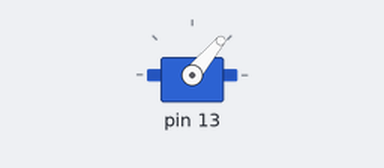
The sketch below on a simulated Arduino Mega 2560, built with avr-gcc and run on an emulated ATmega2560. Shown: servo. Servo pulses on a pin are drawn as a servo (544–2400 µs = 0–180°).

Above: at 6.2 s.
Timing chart, 0 to 7.7 s (numbered marks = the images above):
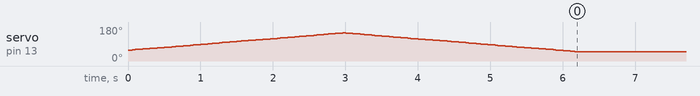

The sketch:

servos.ino
```cpp
#include "Arduino.h"

int main() {

  //Set PB7 (pin 13) to output
  //(If we wanted to write to the pin use 'PORTB |= (1<<PB7)' to turn it on, and 'PORTB &= ~(1<<PB7)' to turn it off.
  // For the purposes of this example the pin will be controlled directly by timer 1.
  DDRB = (1<<PB7);

  //Clear timer config.
  TCCR3A = 0;
  TCCR3B = 0;
  //Set to CTC (mode 4)
  TCCR3B |= (1<<WGM32);

  //Set prescaler to 256
  TCCR3B |= (1<<CS32);

  //Set TOP value (0.05 seconds)
  OCR3A = 3125;

  //Enable interupt A for timer 3.
  TIMSK3 |= (1<<OCIE3A);

  //Set timer to 0 (optional here).
  TCNT3 = 0;

  //=======================

  //PWM
  //Clear timer config
  TCCR1A = 0;
  TCCR1B = 0;
  TIMSK1 &= ~(1<<OCIE1C);
  //Set to Fast PWM (mode 15)
  TCCR1A |= (1<<WGM10) | (1<<WGM11);
  TCCR1B |= (1<<WGM12) | (1<<WGM13);

  //Enable output C.
  TCCR1A |= (1<<COM1C1);
  //No prescaler
  TCCR1B |= (1<<CS12);

  OCR1A = 1250;  //20 ms period
  OCR1C = 70;  //Target

  //Enable interupts
  sei();

  servo_init();
  while(OCR1C < 129)
    turn_right();
  while(OCR1C > 68)
    turn_left();
  while(true);
}

static int direction_flag;

void servo_init(){
  if(OCR1C < 97)
    turn_right();
  else if(OCR1C > 97)
    turn_left();
}

void turn_right(void){
  direction_flag = 1;
}

void turn_left(void){
  direction_flag = -1;
}

ISR(TIMER3_COMPA_vect)
{
  //Slowly incrase the duty cycle of the LED.
  // Could change OCR1A to increase/decrease the frequency also.
  if(OCR1C >= 130 || OCR1C <= 65) {
    return;
  }
  OCR1C += direction_flag;
}
```

os.h
```cpp
#ifndef _OS_H_
#define _OS_H_

#define MAXTHREAD     16
#define WORKSPACE     256   // in bytes, per THREAD
#define MAXCHAN       16
#define MSECPERTICK   10   // resolution of a system TICK in milliseconds
#define MINPRIORITY   10   /** 0 is the highest priority, 10 the lowest */

// definition of priorities and idle task
#define SYSTEM 3
#define PERIODIC 2
#define RR 1
#define IDLE 4

#ifndef NULL
#define NULL          0   /* undefined */
#endif
#define TRUE          1
#define FALSE         0

#define Disable_Interrupt()     asm volatile ("cli"::)
#define Enable_Interrupt()      asm volatile ("sei"::)

typedef void (*voidfuncptr) (void);      /** pointer to void f(void) */

typedef unsigned int PRIORITY;

typedef unsigned int PID;        // always non-zero if it is valid
typedef unsigned int CHAN;       // always non-zero if it is valid
typedef unsigned int TICK;       // 1 TICK is defined by MSECPERTICK
typedef unsigned int BOOL;       // TRUE or FALSE

/**
  *  This is the set of states that a task can be in at any given time.
  */
typedef enum process_states {
    DEAD = 0,
    READY,
    RUNNING,
    BLOCKED,
    TERMINATED
} PROCESS_STATES;

/**
  * This is the set of kernel requests
  */
typedef enum kernel_request_type {
    NONE = 0,
    CREATE,
	CREATE_SYS,
	CREATE_RR,
	CREATE_PERIODIC,
    NEXT,
    TERMINATE,
	SEND,
	ASYNC_SEND,
	RECEIVE,
	CHECK_TIME_VIOLATION,
} KERNEL_REQUEST_TYPE;

/**
 *	possible states of a channel
 */
typedef enum channel_states {
	UNITIALIZED,
	BLOCKING,
	USED,
} CHANNEL_STATES;

/**
  * Each task is represented by a process descriptor, which contains all
  * relevant information about this task. For convenience, we also store
  * the task's stack, i.e., its workspace, in here.
  */
typedef struct ProcessDescriptor {
    PID processID; // id of the process
    unsigned char *sp;   /* stack pointer into the "workSpace" */
    unsigned char workSpace[WORKSPACE];
    PROCESS_STATES state; // state of the process
    PRIORITY priority; // priority of the process (RR, SYS, PER, or idle task)
    int arg; // arg passed to process
    voidfuncptr  code;   /* function to be executed as a task */
    KERNEL_REQUEST_TYPE request; // request to kernel
    unsigned int response; // response when creating tasks
    TICK wakeTickOverflow;
	TICK period, wcet, offset; // parameters for periodic tasks
	int countdown; // countdown to execute again (for periodic tasks)
	unsigned int runningTime; // time the task has run (for periodic tasks)
	int retval;
	CHAN senderChannel; // channel used for sending int
	CHAN receiverChannel; // channel used for receiving int
	int val; // val passed to/from CSP
} PD;

/**
 * Each channel is represented using a Channel descriptor.
 * It holds all important information about the channel
 */
typedef struct ChannelDescriptor {
	CHAN channelID; // id of the channel
	PD * sender; // pointer to sender (process)
	PD * receivers[MAXTHREAD]; // array of receivers (processes)
	unsigned int numberReceivers; // total number of receivers in channel
	CHANNEL_STATES state; // state of channel
	unsigned int val; // val to pass from sender to receivers
} CD;

// void OS_Init(void);      redefined as main()
void OS_Abort(unsigned int error);

void Task_Terminate(void);
void Task_Next(void); // Same as yield
int  Task_GetArg(void);

/*
 * Scheduling Policy:
 * There are three priority levels:
 *   HIGHEST  -- System tasks,
 *   MEDIUM   -- Periodic tasks,
 *   LOWEST   -- Round-Robin (RR) tasks
 * A ready System task preempts all other lower priority running tasks. Preemption occurs
 * immediately, not until the next TICK.
 * A ready Periodic task preempts all other lower priority running tasks.
 * Periodic tasks must be scheduled conflict-free, i.e., no two periodic tasks should be
 * ready at the same time. It is the application engineer's responsibility to ensure that
 * it is the case. When a timing violation occurs, the RTOS may abort.
 * When a Periodic task is preempted, it is put on hold until all higher priority tasks
 * are no longer ready. However, when it is resumed later, a timing violation occurs if
 * another Periodic becomes ready, i.e., there is a timing conflict. The RTOS may abort.
 * System and RR tasks are first-come-first-served. They run until they terminate, block
 * or yield.
 */

PID   Task_Create_System(void (*f)(void), int arg);
PID   Task_Create_RR(    void (*f)(void), int arg);

 /**
   * f a parameterless function to be created as a process instance
   * arg an integer argument to be assigned to this process instanace
   * period its execution period in multiples of TICKs
   * wcet its worst-case execution time in TICKs, must be less than "period"
   * offset its start time in TICKs
   * returns 0 if not successful; otherwise a non-zero PID.
   */
PID   Task_Create_Period(void (*f)(void), int arg, TICK period, TICK wcet, TICK offset);

// NOTE: When a task function returns, it terminates automatically!!

// When a Periodic ask calls Task_Next(), it will resume at the beginning of its next period.
// When a RR or System task calls Task_Next(), it voluntarily gives up execution and
// re-enters the ready state. All RR and Systems tasks are first-come-first-served.
//
void Task_Next(void);

/*
 * A CHAN is a one-way communication channel between at least two tasks. It must be
 * initialized before its use. Chan_Init() returns a CHAN if successful; otherwise
 * it returns NULL.
 */

CHAN Chan_Init();

/*
 * A CHAN has no buffer. It is a mechanism allowing a sender and one or more receiver
 * to synchronize on communication. A sender calling Send() must block if there are no
 * receivers waiting; one or more receiver calling Recv() must block if there is no
 * sender waiting. When a sender and one or more receiver are ready to communicate,
 * the value "v" from the sender is returned to each waiting receiver. That is, the
 * communication occurs when both sender and the receiver(s) are ready.
 * Thus, communication is synchronous. Mutliple receivers can receive from the same
 * CHAN. When a sender is ready to communicate with multiple receivers, all receivers
 * will receive the same value at the same time, i.e., a Send() is a multi-cast operation
 * when multiple receivers are waiting. However, when a sender is waiting, then the next
 * receiver will communicate with the waiting sender only.
 *
 * It is an error if multiple senders send on the same CHAN.
 * As a result, the RTOS may abort when this occurs.
 * Periodic tasks are NOT allowed to use blocking Send() or Recv().
 *
 */
void Send( CHAN ch, int v );  // blocking send on CHAN
int Recv( CHAN ch );          // blocking receive on CHAN

/*
 * A sender may not be willing to wait for one or more receiver to communicate.
 * A sender calling Write() on a CHAN will resume one or more receiver if they are waiting,
 * and as a result, they all receive the same value "v". However, if there are no receivers
 * waiting, then the sender continues without blocking. This allows a sender to communicate
 * with multiple receivers without blocking. Thus, the data value "v" may be lost forever.
 * A Write() is essentially the same as Send() except that the sender is not blocking.
 * Periodic tasks may use Write() to communicate with other tasks.
 *
 * Note: It is possible that an ISR may use Write() to resume a waiting receiving task.
 */
void Write( CHAN ch, int v );   // non-blocking send on CHAN


/**
  * Returns the number of milliseconds since OS_Init(). Note that this number
  * wraps around after it overflows as an unsigned integer. The arithmetic
  * of 2's complement will take care of this wrap-around behaviour if you use
  * this number correctly.
  * Let  T = Now() and we want to know when Now() reaches T+1000.
  * Now() is always increasing. Even if Now() wraps around, (Now() - T) always
  * >= 0. As long as the duration of interest is less than the wrap-around time,
  * then (Now() - T >= 1000) would mean we have reached T+1000.
  * However, we cannot compare Now() against T directly due to this wrap-around
  * behaviour.
  * Now() will wrap around every 65536 milliseconds. Therefore, for measurement
  * purposes, it should be used for durations less than 65 seconds.
  */
unsigned int Now();  // number of milliseconds since the RTOS boots.


/**
 * Booting:
 *  The RTOS and the main application are compiled into a single executable binary, but
 *  otherwise they are totally independent.
 *  There is a single "main()" function, where the combined executable starts. This "main()"
 *  is implemented inside the RTOS, which initializes the RTOS and creates a first application
 *  System task "a_main()".
 *
 *  "a_main()" is a parameterless function defined by the application, which will create all other
 *  application tasks as necessary.
 */

#endif /* _OS_H_ */
```

queue.c
```cpp
#include "queue.h"

/*
 *  Checks if queue is full
 */
volatile int isFull(volatile int *QCount) {
    return *QCount == MAXTHREAD - 1;
}

/*
 *  Checks if queue is empty
 */
volatile int isEmpty(volatile int *QCount) {
    return *QCount == 0;
}

/*
 *  Insert into the queue sorted by priority
 */
void enqueue(volatile PD **p, volatile PD **Queue, volatile int *QCount) {
    if(isFull(QCount)) {
        return NULL;
    }

    int i = (*QCount) - 1; // start from highest index
    volatile PD *new = *p;
    volatile PD *temp = Queue[i];

    while(i >= 0) { // shift elements
        Queue[i+1] = Queue[i];
        i--;
        temp = Queue[i];
    }

	Queue[0] = *p; // put process at lowest index (end of queue)
    (*QCount)++; //increase count
}


/*
 *  Return the first element of the Queue
 */
volatile PD *dequeue(volatile PD **Queue, volatile int *QCount) {
   if(isEmpty(QCount)) {
	   return NULL;
   }

   volatile PD *result = (Queue[(*QCount)-1]); // grab process at highest index (start of queue)
   Queue[(*QCount)-1] = 0; // this line was added to remove elements from the queue
   (*QCount)--;

   return result;
}

/*
 * enqueueing function specialized for periodic processes,
 *	it compares time to execute (countdown) before placing on queue
 */
void enqueuePeriodic(volatile PD **p, volatile PD **Queue, volatile int *QCount) {
	if(isFull(QCount)) {
		return;
	}

	int i = (*QCount) - 1; // start at highest index

	volatile PD *new = *p;

	volatile PD *temp = Queue[i];

	while(i >= 0 && (new->countdown >= temp->countdown)) { // iterate until finding right spot
		Queue[i+1] = Queue[i];
		i--;
		temp = Queue[i];
	}

	Queue[i+1] = *p; // set process at right spot
	(*QCount)++; // increase counter
}

/*
 * returns value of first element in queue
 */
volatile PD *peek(volatile PD **Queue, volatile int *QCount) {
	if(isEmpty(QCount)) {
		return NULL;
	}
	volatile PD *result = (Queue[(*QCount)-1]); // first element in queue (highest index)
	return result;
}
```

queue.h
```cpp
#ifndef _QUEUE_H_
#define _QUEUE_H_

#include "os.h"

volatile int isFull(volatile int *QCount);
volatile int isEmpty(volatile int *QCount);
void enqueue(volatile PD **p, volatile PD **Queue, volatile int *QCount);
volatile PD *dequeue(volatile PD **Queue, volatile int *QCount);

#endif /* _QUEUE_H_ */
```

uart.c
```cpp
#include "uart.h"
#include "os.h"
#include <avr/io.h>

/**
 * UART0 Handler
 */
void uart_init(){
    uint8_t sreg = SREG;
    cli();

    uart_rx = 0;

    // Make sure I/O clock to USART1 is enabled
    PRR1 &= ~(1 << PRUSART2);

    // 51 = 19.2k, 103 = 9600
    UBRR2 = 51;

    // Clear USART Transmit complete flag, normal USART transmission speed
    UCSR2A = (1 << TXC2) | (0 << U2X2);

    // Enable receiver, transmitter, and rx complete interrupt.
    UCSR2B = (1<<TXEN2) | (1<<RXEN2);
    // 8-bit data
    UCSR2C = ((1<<UCSZ21)|(1<<UCSZ20));
    // disable 2x speed
    UCSR2A &= ~(1<<U2X2);

    SREG = sreg;
}

void uart_putchar (char c)
{
    cli();
    while ( !( UCSR2A & (1<<UDRE2)) ); // Wait for empty transmit buffer
    UDR2 = c;  // Putting data into the buffer, forces transmission
    sei();
}

char uart_getchar()
{
	int x = 0;
	while(!(UCSR2A & (1<<RXC2))){
		x++;
		if (x > 10000) return '\n';
	}
	return UDR2;
}

void uart_putstr(char *s)
{
    while(*s) uart_putchar(*s++);
}


/**
 * UART1 Handler
 */
void uart1_init(){
    uint8_t sreg = SREG;
    cli();

    uart1_rx = 0;

    // Make sure I/O clock to USART1 is enabled
    PRR1 &= ~(1 << PRUSART1);

    // Set baud rate to 19.2k at fOSC = 16 MHz
    UBRR1 = 103;

    // Clear USART Transmit complete flag, normal USART transmission speed
    UCSR1A = (1 << TXC1) | (0 << U2X1);

    // Enable receiver, transmitter, and rx complete interrupt.
    UCSR1B = (1<<TXEN1) | (1<<RXEN1) /*| (1<<RXCIE1)*/;
    // 8-bit data
    UCSR1C = ((1<<UCSZ11)|(1<<UCSZ10));
    // disable 2x speed
    UCSR1A &= ~(1<<U2X1);

    SREG = sreg;
}

void uart1_putchar (char c)
{
    cli();
    while ( !( UCSR1A & (1<<UDRE1)) ); // Wait for empty transmit buffer
    UDR1 = c;  // Putting data into the buffer, forces transmission
    sei();
}

char uart1_getchar()
{
	int x = 0;
    while(!(UCSR1A & (1<<RXC1))){
		x++;
		if (x > 10000) return '\n';
	}
    return UDR1;
}

void uart1_putstr(char *s)
{
	while(*s) uart1_putchar(*s++);
}
```

uart.h
```cpp
#ifndef INCFILE1_H_
#define INCFILE1_H_
#include <stdint.h>
#include <avr/io.h>
#include <avr/interrupt.h>
#define F_CPU 16000000UL
#define BAUDRATE 9600
#define PRESCALE (((F_CPU / (BAUDRATE * 16UL))) - 1)

volatile uint8_t uart_rx; 		// Flag to indicate uart received a byte

void uart_init();
void uart_putchar(char c);
char uart_getchar();
void uart_putstr(char *s);

volatile uint8_t uart1_rx; 		// Flag to indicate uart received a byte

void uart1_init();
void uart1_putchar(char c);
char uart1_getchar();
void uart1_putstr(char *s);

#endif /* INCFILE1_H_ */
```

utils.c
```cpp
#include <avr/io.h>
#include "utils.h"

/**** PORTA Digital Pins ******/
void mode_PORTA_INPUT(unsigned int pin)
{
    DDRA &= ~_BV(pin);
}

void mode_PORTA_OUTPUT(unsigned int pin)
{
    DDRA |= _BV(pin);
    write_PORTA_LOW(pin);
}

void write_PORTA_HIGH(unsigned int pin)
{
    PORTA |= _BV(pin);
}

void write_PORTA_LOW(unsigned int pin)
{
    PORTA &= ~_BV(pin);
}

int read_PORTA(unsigned int pin)
{
    int val = PINA & _BV(pin);
    return val;
}

/*** Analog Pins ***/
void init_ADC()
{
    ADMUX=(1<<REFS0);                         // For Aref=AVcc;
    ADCSRA=(1<<ADEN)|(1<<ADPS2)|(1<<ADPS1)|(1<<ADPS0); //Rrescalar div factor =128
}

uint16_t read_ADC(uint8_t ch)
{

    // select the corresponding channel 0~7
    // ANDing with ’7′ will always keep the value
    // of ‘ch’ between 0 and 7
    ch &= 0b00000111;  // AND operation with 7
    ADMUX = (ADMUX & 0xF8)|ch; // clears the bottom 3 bits before ORing

    // start single convertion
    // write ’1′ to ADSC
    ADCSRA |= (1<<ADSC);

    // wait for conversion to complete
    // ADSC becomes ’0′ again
    // till then, run loop continuously
    while(ADCSRA & (1<<ADSC));

    return (ADC);
}


long map(long x, long in_min, long in_max, long out_min, long out_max)
{
    return (x - in_min) * (out_max - out_min) / (in_max - in_min) + out_min;
}
```

utils.h
```cpp
#define TRUE 1
#define FALSE 0

/*** Joystick Directions ***/
#define NORTH 'n'
#define SOUTH 's'
#define WEST 'w'
#define EAST 'e'
#define NONE '0'

void mode_PORTA_INPUT(unsigned int pin);
void mode_PORTA_OUTPUT(unsigned int pin);
void write_PORTA_HIGH(unsigned int pin);
void write_PORTA_LOW(unsigned int pin);
int read_PORTA(unsigned int pin);

void init_ADC();
uint16_t read_ADC(uint8_t ch);

long map(long x, long in_min, long in_max, long out_min, long out_max);
```

Source omitted: Roomba_Driver.cpp (3702 bytes), Roomba_Driver.h (1779 bytes)

Measured:
- by itself, servo on pin 13: rises from 57° to 149° in 2.9 s, then falls to 50° in 3.2 s
